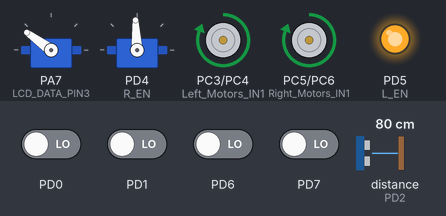
Simulated run of this program. Board: ATmega32, built with avr-gcc and emulated at 16 MHz. Shown: 2 × servo, motor-driver pin pairs drawn as motors (green arrow = first pin HIGH = forward, orange = second pin HIGH = backward, longer = more drive), output pins drawn as LEDs (lit = HIGH). Wiring (inferred from the names in the program): ultrasonic range finder: trigger PD3; echo PD2; servo: signal PA7. Inputs (shaded band) come from the test bench; at power-on: PD0, PD1, PD6, PD7 LOW, distance to the obstacle (sensor on PD2) 80 cm. The echo pulse lasts 58.3 µs per cm; servo pulses on a pin are drawn as a servo (544–2400 µs = 0–180°); pins used as bus, display or sensor lines are not drawn.

Above: at 1.4 s.
1.5 s: distance to the obstacle (sensor on PD2) set to 29 cm
3.0 s: distance to the obstacle (sensor on PD2) set to 24 cm
At 3.8 s:
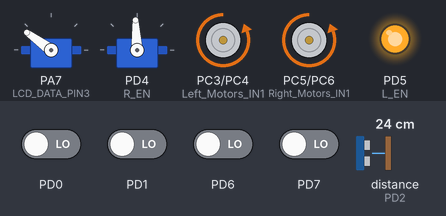
At 5.5 s:
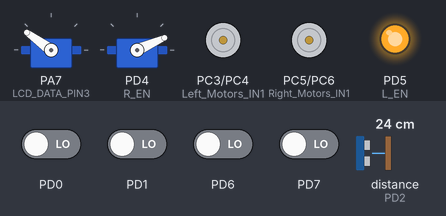
6.0 s: distance to the obstacle (sensor on PD2) set to 35 cm
At 7.5 s:
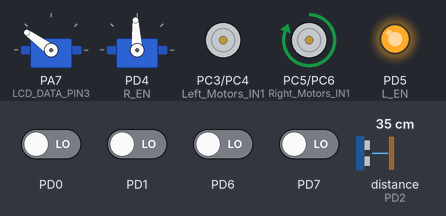
Timing chart, 0 to 9.3 s (numbered marks = the images above; inputs shaded):
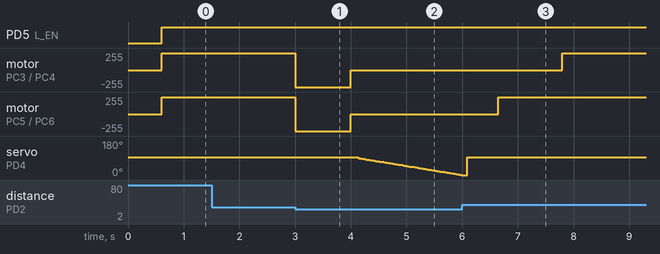

Measured:
- the behaviour switches between 27 and 26 cm on distance to the obstacle (sensor on PD2) (found by bisection; images 0 and 1)
- after the input at 1.5 s, every drawn part: stays the same
- after the input at 3.0 s, motor on PC3 (Left_Motors_IN1) / PC4 (Left_Motors_IN2), motor on PC5 (Right_Motors_IN1) / PC6 (Right_Motors_IN2): forward 255/255 → backward 255/255 at once, → stopped 1.0 s later; servo on PD4 (R_EN): moves from 93° to 0° over 1.9 s, starting after 1.1 s
- after the input at 6.0 s, servo on PD4 (R_EN): goes on until 6.1 s, then stays 93°

The program:

main.c
```c
#define F_CPU 16000000
#include <util/delay.h>

#include "STD_TYPES.h"
#include "BIT_MATH.h"
#include "DIO_interface.h"
#include "LCD-intrface.h"
#include "timer_interface.h"
#include "L293D_intrface.h"
#include "Servo_intrface.h"
#include "Servo_config.h"
#include "Ultra_sonic_intrface.h"
#include "Ultra_sonic_config.h"

int main(void)
{
	// Messages!
	u8 message1[] = "Move To Front";
	u8 message2[] = "Search To Right";
	u8 message3[] = "Search To Left";
	u8 message4[] = "Move To Right1";
	u8 message5[] = "Move To Right2";
	u8 message6[] = "Move To Right3";
	u8 message7[] = "Move To Right4";
	u8 message8[] = "Move To Right5";
	u8 message9[] = "Move To Left1";
	u8 message10[] = "Move To Left2";
	u8 message11[] = "Move To Left3";
	u8 message12[] = "Move To Left4";
	u8 message13[] = "Move To Left5";
	LCD_Diriction();
	LCD_Void_Init();
	timer0_init(); // To Generate Signal For Ultra_Sonic Sensor
	timer1_init(); // To Generate PWM Signal For Car motors(50Hz) and Servo Motor
	Motors_Init();
	Ultra_sonic_init();
	Servo_init();
	u8 Right_Stata,Left_State;
	u16 distance;
    while (1)
    {
		LCD_Clear();
		LCD_Void_Send_Data_String(message1);
		Servo_ResetPositin();
		MoveToFroward();
		Car_Speed(1,1);
		distance = Ultra_Measure_Distance();
		while(Out_of_Range)
		{
			distance = Ultra_Measure_Distance();
		}
		Stop();
		MoveToBack();
		Car_Speed(1,1);
		_delay_ms(1000);
		Stop();
		LCD_Clear();
		LCD_Void_Send_Data_String(message2);
		Right_Stata = Servo_Search_right();
		switch (Right_Stata)
		{
			default: // NOT_Right
				Stop();
				break;

			case First_Right:
				LCD_Clear();
				LCD_Void_Send_Data_String(message4);
				Turn_Right();
				Car_Speed(1,1);
				_delay_ms(100);
				break;

			case Second_Right:
				LCD_Clear();
				LCD_Void_Send_Data_String(message5);
				Turn_Right();
				Car_Speed(1,1);
				_delay_ms(200);
				break;

			case Third_Right:
				LCD_Clear();
				LCD_Void_Send_Data_String(message6);
				Turn_Right();
				Car_Speed(1,1);
				_delay_ms(300);
				break;

			case Fourth_Right:
				LCD_Clear();
				LCD_Void_Send_Data_String(message7);
				Turn_Right();
				Car_Speed(1,1);
				_delay_ms(400);
				break;

			case Sharp_Right:
				LCD_Clear();
				LCD_Void_Send_Data_String(message8);
				Turn_Right();
				Car_Speed(1,1);
				_delay_ms(600);
				break;
		}
		if (Right_Stata == NOT_Right)
		{
			LCD_Clear();
			LCD_Void_Send_Data_String(message3);
			Left_State = Servo_Search_Left();
			switch (Left_State)
			{
				default:
					Stop();
					break;

				case First_Left:
					LCD_Clear();
					LCD_Void_Send_Data_String(message9);
					Turn_Left();
					Car_Speed(1,1);
					_delay_ms(100);
					break;

				case Second_Left:
					LCD_Clear();
					LCD_Void_Send_Data_String(message10);
					Turn_Left();
					Car_Speed(1,1);
					_delay_ms(200);
					break;

				case Third_Left:
					LCD_Clear();
					LCD_Void_Send_Data_String(message11);
					Turn_Left();
					Car_Speed(1,1);
					_delay_ms(300);
					break;

				case Fourth_Left:
					LCD_Clear();
					LCD_Void_Send_Data_String(message12);
					Turn_Left();
					Car_Speed(1,1);
					_delay_ms(400);
					break;

				case Sharp_Left:
					LCD_Clear();
					LCD_Void_Send_Data_String(message13);
					Turn_Left();
					Car_Speed(1,1);
					_delay_ms(600);
					break;
			}
		}
    }
}
```

EER_STATE.h
```c
#define  OK   1
#define  NOK  0
#define  NULL 0
```

GIE_interface.h
```c
/***********************************************************************/
/***********************************************************************/
/********************  Author: Mostafa Abd El-Rasheed      *************************/
/********************  SWC: GIE               *************************/
/********************  LAYER: MCAL             *************************/
/********************  VERSION: 1.0            *************************/
/********************  DATE: 3/10/2024         *************************/
/***********************************************************************/
/***********************************************************************/

#ifndef _GIE_INTERFACE_H_
#define _GIE_INTERFACE_H_

void GIE_Enable(void);
void GIE_Disable(void);


#endif
```

GIE_program.c
```c
#include "STD_TYPES.h"
#include "BIT_MATH.h"
#include "EER_STATE.h"
#include "GIE_register.h"
#include "GIE_interface.h"

void GIE_Enable(void)
{
	SET_BIT(SREG,7);
}
void GIE_Disable(void)
{
	CLR_BIT(SREG,7);
}
```

L293D_intrface.h
```c
#ifndef _L293D_Interface_H_
#define _L293D_Interface_H_

void MoveToFroward();
void MoveToBack();
void Turn_Right();
void Turn_Left();
void Stop();
void Motors_Init();
void Car_Speed(f32 LeftMotors_speed,f32 RightMotors_speed);

#endif
```

L293D_program.c
```c
#define F_CPU 16000000
#include <util/delay.h>
#include "STD_TYPES.h"
#include "BIT_MATH.h"
#include "EER_STATE.h"

#include "DIO_interface.h"
#include "L293D_config.h"
#include "timer_interface.h"

void Motors_Init(){
	DIO_u8setPinDirection(DIO_PORTD,L_EN,DIO_PIN_OUTPUT);
	DIO_u8setPinDirection(DIO_PORTD,R_EN,DIO_PIN_OUTPUT);
	// Directions For Motor 1
	DIO_u8setPinDirection(Left_Motors_Port,Left_Motors_IN1,DIO_PIN_OUTPUT);
	DIO_u8setPinDirection(Left_Motors_Port,Left_Motors_IN2,DIO_PIN_OUTPUT);
	// Directions For Motor 2
	DIO_u8setPinDirection(Right_Motors_Port,Right_Motors_IN1,DIO_PIN_OUTPUT);
	DIO_u8setPinDirection(Right_Motors_Port,Right_Motors_IN2,DIO_PIN_OUTPUT);
}
void MoveToFroward(){
	// Control On Motor1
	DIO_u8setPinValue(Left_Motors_Port,Left_Motors_IN1,DIO_PIN_HIGH);
	DIO_u8setPinValue(Left_Motors_Port,Left_Motors_IN2,DIO_PIN_LOW);
	// Control On Motor2
	DIO_u8setPinValue(Right_Motors_Port,Right_Motors_IN1,DIO_PIN_HIGH);
	DIO_u8setPinValue(Right_Motors_Port,Right_Motors_IN2,DIO_PIN_LOW);

}
void Car_Speed(f32 LeftMotors_speed,f32 RightMotors_speed){
	SET_Timer1_OCR1A(LeftMotors_speed*39999);
	SET_Timer1_OCR1B(RightMotors_speed*39999);
}
void MoveToBack(){
	// Control On Motor1
	DIO_u8setPinValue(Left_Motors_Port,Left_Motors_IN1,DIO_PIN_LOW);
	DIO_u8setPinValue(Left_Motors_Port,Left_Motors_IN2,DIO_PIN_HIGH);
	// Control On Motor2
	DIO_u8setPinValue(Right_Motors_Port,Right_Motors_IN1,DIO_PIN_LOW);
	DIO_u8setPinValue(Right_Motors_Port,Right_Motors_IN2,DIO_PIN_HIGH);
}
void Turn_Left(){
	// Control On Motor1 (Move Forward)
	DIO_u8setPinValue(Left_Motors_Port,Left_Motors_IN1,DIO_PIN_HIGH);
	DIO_u8setPinValue(Left_Motors_Port,Left_Motors_IN2,DIO_PIN_LOW);
	// Control On Motor2 (Move Forward)
	DIO_u8setPinValue(Right_Motors_Port,Right_Motors_IN1,DIO_PIN_LOW);
	DIO_u8setPinValue(Right_Motors_Port,Right_Motors_IN2,DIO_PIN_LOW);
}
void Turn_Right(){
	// Control On Motor1 (Stop)
	DIO_u8setPinValue(Left_Motors_Port,Left_Motors_IN1,DIO_PIN_LOW);
	DIO_u8setPinValue(Left_Motors_Port,Left_Motors_IN2,DIO_PIN_LOW);
	// Control On Motor2 (Stop)
	DIO_u8setPinValue(Right_Motors_Port,Right_Motors_IN1,DIO_PIN_HIGH);
	DIO_u8setPinValue(Right_Motors_Port,Right_Motors_IN2,DIO_PIN_LOW);
}
void Stop(){
	// Control On Motor1
	DIO_u8setPinValue(Left_Motors_Port,Left_Motors_IN1,DIO_PIN_LOW);
	DIO_u8setPinValue(Left_Motors_Port,Left_Motors_IN2,DIO_PIN_LOW);
	// Control On Motor2
	DIO_u8setPinValue(Right_Motors_Port,Right_Motors_IN1,DIO_PIN_LOW);
	DIO_u8setPinValue(Right_Motors_Port,Right_Motors_IN2,DIO_PIN_LOW);
}
```

Servo_intrface.h
```c
#ifndef _Servo_Interface_H_
#define _Servo_Interface_H_

void Servo_init();
u8 Servo_Search_Left();
u8 Servo_Search_right();
void Servo_ResetPositin();
#endif
```

Servo_program.c
```c
#define F_CPU 16000000
#include <util/delay.h>
#include "STD_TYPES.h"
#include "DIO_interface.h"
#include "timer_register.h"
#include "timer_interface.h"
#include "Servo_config.h"
#include "Ultra_sonic_intrface.h"
#include "Ultra_sonic_config.h"

void Servo_init()
{
	DIO_u8setPinDirection(Servo_port,Servo_pin,DIO_PIN_OUTPUT);
}
void Servo_ResetPositin(){

	SET_Timer1_OCR1B(3000);
	_delay_ms(500);
}
u8 Servo_Search_Left()
{
	u16 i,distance = 0,copy_LeftState = NOT_Left;

	for (i = 3000; i <= 5000; i++)
	{
		SET_Timer1_OCR1B(i);
		_delay_ms(1);  // Adjusted delay for smoother motion

		// Times Of Measure Distance!
		if (i == 3400 || i == 3800 || i == 4200 || i == 4600 || i == 5000)
		{
			distance = Ultra_Measure_Distance();
		}
		// Check Availability
		if (Out_of_Range && i == 3400)
		{
			copy_LeftState = First_Left;
		}
		if (Out_of_Range && i == 3800)
		{
			copy_LeftState = Second_Left;
		}
		if (Out_of_Range && i == 4200)
		{
			copy_LeftState = Third_Left;
		}
		if (Out_of_Range && i == 4600)
		{
			copy_LeftState = Fourth_Left;
		}
		if (Out_of_Range && i == 5000)
		{
			copy_LeftState = Sharp_Left;
		}
	}
	Servo_ResetPositin();
	return copy_LeftState;
}
u8 Servo_Search_right(){
	u16 i,distance = 0,copy_RightState = NOT_Right;
	for (i = 3000; i >= 1000; i--)
	{
		SET_Timer1_OCR1B(i);
		_delay_ms(1);  // Adjusted delay for smoother motion

		// Times Of Measure Distance!
		if (i == 2600 || i == 2200 || i == 1800 || i == 1400 || i == 1000)
		{
			distance = Ultra_Measure_Distance();
		}
		// Check Availability
		if (Out_of_Range && i == 2600)
		{
			copy_RightState = First_Right;
		}
		if (Out_of_Range && i == 2200)
		{
			copy_RightState = Second_Right;
		}
		if (Out_of_Range && i == 1800)
		{
			copy_RightState = Third_Right;
		}
		if (Out_of_Range && i == 1400)
		{
			copy_RightState = Fourth_Right;
		}
		if (Out_of_Range && i == 1000)
		{
			copy_RightState = Sharp_Right;
		}
	}
	Servo_ResetPositin();
	return copy_RightState;
}
```

Ultra_sonic_intrface.h
```c
#ifndef _Ultra_sonic_Interface_H_
#define _Ultra_sonic_Interface_H_

void Ultra_sonic_init();
u16 Ultra_Measure_Distance();

#endif
```

Ultra_sonic_program.c
```c
#define F_CPU 16000000UL
#include <util/delay.h>
#include "STD_TYPES.h"
#include "DIO_interface.h"
#include "timer_register.h"
#include "timer_interface.h"
#include "Ultra_sonic_config.h"
#include "Ultra_sonic_intrface.h"
#include "Servo_private.h"
extern u16 overflow_count;

void Ultra_sonic_init()
{
	DIO_u8setPinDirection(TRIG_Port,TRIG_PIN,DIO_PIN_OUTPUT);
	DIO_u8setPinDirection(ECHO_Port,ECHO_PIN,DIO_PIN_INPUT);
}
static void Ultra_SendPulse()
{
	DIO_u8setPinValue(TRIG_Port,TRIG_PIN,DIO_PIN_LOW);
	_delay_us(2);
	DIO_u8setPinValue(TRIG_Port,TRIG_PIN,DIO_PIN_HIGH);
	_delay_us(10);
	DIO_u8setPinValue(TRIG_Port,TRIG_PIN,DIO_PIN_LOW);
}
static u16 Ultra_Measure_Pulse_Width()
{
	u16 pulse_width = 0;
	u8 ECHO_State = 0 ; // Low
	overflow_count = 0;
	// Wait for Echo pin to go HIGH
	while (!ECHO_State)
	{
		DIO_u8getPinValue(ECHO_Port,ECHO_PIN,&ECHO_State);
	}
	Timer0_Start();
	// Wait for Echo pin to go LOW
	while (ECHO_State)
	{
		DIO_u8getPinValue(ECHO_Port,ECHO_PIN,&ECHO_State);
	}
	Timer0_Stop();
	pulse_width = (overflow_count * 256) + TCNT0;
	return pulse_width * 4; // Pulse width in µs
}
u16 Ultra_Measure_Distance(){
	u16 distance = 0;
	Ultra_SendPulse();
	u16 pulse_width = Ultra_Measure_Pulse_Width();
	// Convert pulse width to distance in cm
	distance = (pulse_width * 0.0343) / 2;
	return distance;
}
```

timer_interface.h
```c
/***********************************************************************/
/***********************************************************************/
/********************  Author: Mostafa Abd El-Rasheed      *************************/
/********************  SWC: TIMER               *************************/
/********************  LAYER: MCAL             *************************/
/********************  VERSION: 1.0            *************************/
/********************  DATE: 15/10/2024         *************************/
/***********************************************************************/
/***********************************************************************/

#ifndef _timer_INTERFACE_H_
#define _timer_INTERFACE_H_

void timer0_init(void);
void SET_Timer0_compareValue(u8);
void Timer0_Start();
void Timer0_Stop();
void timer1_init(void);
void SET_Timer1_OCR1B(u16);
void SET_Timer1_OCR1A(u16);


#endif
```

timer_program.c
```c
#include "STD_TYPES.h"
#include "BIT_MATH.h"
#include "EER_STATE.h"
#include "timer_register.h"
#include "timer_interface.h"
#include "timer_private.h"
#include "timer_config.h"
#include "GIE_interface.h"

volatile u16 overflow_count = 0;

void timer0_init(void)
{
	#if timer0_wave_generation_mode == CTC
	SET_BIT(TCCR0,3);
	CLR_BIT(TCCR0,6);
	#elif timer0_wave_generation_mode == NORMAL
 	CLR_BIT(TCCR0,3);
 	CLR_BIT(TCCR0,6);
	#elif timer0_wave_generation_mode == PWM
	 CLR_BIT(TCCR0,3);
	 SET_BIT(TCCR0,6);
	 CLR_BIT(TCCR0,7);
	#elif timer0_wave_generation_mode == FAST_PWM
	SET_BIT(TCCR0,3);
	SET_BIT(TCCR0,6);
	CLR_BIT(TCCR0,7);
	#endif

 	#if timer0_hardware_action == normal
 	CLR_BIT(TCCR0,4);
 	CLR_BIT(TCCR0,5);
 	#elif timer0_hardware_action == toggle
 	SET_BIT(TCCR0,4);
 	CLR_BIT(TCCR0,5);
 	#elif timer0_hardware_action == clear //(non-inverting mode) for PWM or Fast
 	CLR_BIT(TCCR0,4);
 	SET_BIT(TCCR0,5);
 	#elif timer0_hardware_action == set // (inverting mode) for PWM or Fast
 	SET_BIT(TCCR0,4);
 	SET_BIT(TCCR0,5);
 	#endif
	// Enable Interrupt
	SET_BIT(TIMSK,1);
	// Enable Global Interrupts
	GIE_Enable();
	OCR0 = 255;
}
void Timer0_Start() {
	TCNT0 = 0; // Reset Timer Counter
	overflow_count = 0; // Reset overflow count

	// PreScaler  (Start Timer)
	CLR_BIT(TCCR0,0);
	CLR_BIT(TCCR0,1);
	CLR_BIT(TCCR0,2);
    TCCR0 |= timer0_prescalar;
}
void Timer0_Stop() {
	TCCR0 = 0x00; // Stop the timer by clearing the PreScaler
}
void SET_Timer0_compareValue(u8 value)
{
		OCR0 = value;
}
void __vector_10(void) __attribute__((signal)); // Declare the interrupt function with the signal attribute
void __vector_10(void)
{
	overflow_count++;
}
void timer1_init(void)
{

	#if timer1_wave_generation_mode == CTC
	CLR_BIT(TCCR1A,0);
	CLR_BIT(TCCR1A,1);
	SET_BIT(TCCR1B,3);
	CLR_BIT(TCCR1B,4);
	#elif timer1_wave_generation_mode == NORMAL
	CLR_BIT(TCCR1B,0);
	CLR_BIT(TCCR1B,1);
	CLR_BIT(TCCR1B,3);
	CLR_BIT(TCCR1B,4);
	#elif timer1_wave_generation_mode == PWM
	SET_BIT(TCCR1A,0);
	CLR_BIT(TCCR1A,1);
	CLR_BIT(TCCR1B,3);
	SET_BIT(TCCR1B,4);
	// Force Output Compare
	CLR_BIT(TCCR1A,2);
	CLR_BIT(TCCR1A,3);
	#elif timer1_wave_generation_mode == FAST_PWM
	CLR_BIT(TCCR1A,0);
	SET_BIT (TCCR1A,1);
	SET_BIT(TCCR1B,3);
	SET_BIT(TCCR1B,4);
	// Force Output Compare
	CLR_BIT(TCCR1A,2);
	CLR_BIT(TCCR1A,3);
	#endif

	#if timer1_hardware_action == normal
	// for PIN_A
	CLR_BIT(TCCR1A,6);
	CLR_BIT(TCCR1A,7);
	// for PIN_B
	CLR_BIT(TCCR1A,4);
	CLR_BIT(TCCR1A,5);
	#elif timer1_hardware_action == toggle
	// for PIN_A
	SET_BIT(TCCR1A,6);
	CLR_BIT(TCCR1A,7);
	// for PIN_B
	SET_BIT(TCCR1A,4);
	CLR_BIT(TCCR1A,5);
	#elif timer1_hardware_action == clear //(non-inverting mode) for PWM or Fast PWM
	// for PIN_A
	CLR_BIT(TCCR1A,6);
	SET_BIT(TCCR1A,7);
	// for PIN_B
	CLR_BIT(TCCR1A,4);
	SET_BIT(TCCR1A,5);
	#elif timer1_hardware_action == set // (inverting mode) for PWM or Fast PWM
	// for PIN_A
	SET_BIT(TCCR1A,6);
	SET_BIT(TCCR1A,7);
	// for PIN_B
	SET_BIT(TCCR1A,4);
	SET_BIT(TCCR1A,5);
	#endif

	//  Input Capture Noise Canceler
	SET_BIT(TCCR1B,7);

	// prescalar
	CLR_BIT(TCCR1B,0);
	CLR_BIT(TCCR1B,1);
	CLR_BIT(TCCR1B,2);
	TCCR1B |= timer1_prescalar;
	// Input Capture Register (Top Value)
	ICR1 = 39999  ;

}
void SET_Timer1_OCR1B(u16 value)
{
	OCR1B = value;
}
void SET_Timer1_OCR1A(u16 value)
{
	OCR1A = value;
}
```

L293D_config.h
```c
#ifndef _L293D_CONFIG_H_
#define _L293D_CONFIG_H_


#define R_EN     DIO_PIN_4 // control on speed for Right motors
#define L_EN     DIO_PIN_5 // control on speed for left motors

// Define motors pins
#define Left_Motors_Port   DIO_PORTC
#define Right_Motors_Port  DIO_PORTC

#define Left_Motors_IN1    DIO_PIN_3
#define Left_Motors_IN2    DIO_PIN_4

#define Right_Motors_IN1   DIO_PIN_5
#define Right_Motors_IN2   DIO_PIN_6
#endif
```

LCD-config.h
```c
#ifndef _LCD_CONFIG_H_
#define _LCD_CONFIG_H_
// LCD_8BIT_MODE
//LCD_4BIT_MODE

#define LCD_MODE LCD_4BIT_MODE

#define LCD_Data_Port DIO_PORTA
#define LCD_Ctrl_port DIO_PORTB
#define LCD_Ctrl_Pin_RS DIO_PIN_1
#define LCD_Ctrl_Pin_RW DIO_PIN_2
#define LCD_Ctrl_Pin_E DIO_PIN_3

#if LCD_MODE == LCD_4BIT_MODE
#define LCD_DATA_PIN0 DIO_PIN_4
#define LCD_DATA_PIN1 DIO_PIN_5
#define LCD_DATA_PIN2 DIO_PIN_6
#define LCD_DATA_PIN3 DIO_PIN_7

#endif
#endif
```

Servo_config.h
```c
#ifndef _Servo_CONFIG_H_
#define _Servo_CONFIG_H_

#define Servo_port DIO_PORTD
#define Servo_pin  DIO_PIN_4

#define First_Left     0
#define Second_Left    1
#define Third_Left     2
#define Fourth_Left    3
#define Sharp_Left     4
#define NOT_Left       5

#define First_Right    6
#define Second_Right   7
#define Third_Right    8
#define Fourth_Right   9
#define Sharp_Right    10
#define NOT_Right      11

#endif
```

Ultra_sonic_config.h
```c
#ifndef _Ultra_sonic_CONFIG_H_
#define _Ultra_sonic_CONFIG_H_


#define TRIG_PIN DIO_PIN_3
#define ECHO_PIN DIO_PIN_2

#define TRIG_Port DIO_PORTD
#define ECHO_Port DIO_PORTD

#define Max_Distance 25

#define Out_of_Range !( distance <= Max_Distance)

#endif
```

timer_config.h
```c
/***********************************************************************/
/***********************************************************************/
/********************  Author: Mostafa Abd El-Rasheed      *************************/
/********************  SWC: Timer               *************************/
/********************  LAYER: MCAL             *************************/
/********************  VERSION: 1.0            *************************/
/********************  DATE: 15/10/2024         *************************/
/***********************************************************************/
/***********************************************************************/

#ifndef _timer_CONFIG_H_
#define _timer_CONFIG_H_

/*
CTC
NORMAL
PMW
FAST_PWM

*/
#define timer0_wave_generation_mode CTC
#define timer1_wave_generation_mode FAST_PWM

/*
prscalar_0
prscalar_1
prscalar_8
prscalar_64
prscalar_256
prscalar_1024
*/
#define timer0_prescalar prescalar_64
#define timer1_prescalar prescalar_8

/*
normal
toggle
clear
set
*/
#define timer0_hardware_action normal
#define timer1_hardware_action clear

#endif
```

LCD-intrface.h
```c
#ifndef _LCD_Interface_H_
#define _LCD_Interface_H_

void LCD_Void_Send_Commaned(u8 Copy_U8_Commaned);
void LCD_Void_Init(void);
void LCD_Void_Send_Data(u8 Copy_U8_Message);
void LCD_Void_Send_Data_String(u8 Copy_U8_Message[]);
void LCD_voidSpecificPosition(u8 copy_u8Row, u8 copy_u8colomn);
void LCD_Diriction(void);
void LCD_Clear();

#endif
```

BIT_MATH.h
```c
#ifndef BIT_MATH_H_
#define BIT_MATH_H_

#define SET_BIT(REG,BIT_NUM)    REG|=(1<<BIT_NUM)
#define CLR_BIT(REG,BIT_NUM)    REG&=(~(1<<BIT_NUM))
#define TOG_BIT(REG,BIT_NUM)    REG^=(1<<BIT_NUM)
#define GET_BIT(REG,BIT_NUM)    ((REG>>BIT_NUM)&1)

#endif
```

Source omitted: LCD-program.c (3020 bytes), DIO_config.h (731 bytes), DIO_interface.h (1782 bytes), DIO_private.h (733 bytes), DIO_program.c (3850 bytes), DIO_register.h (1222 bytes), GIE_register.h (777 bytes), LCD-private.h (183 bytes), STD_TYPES.h (325 bytes), Servo_private.h (63 bytes), timer_private.h (1033 bytes), timer_register.h (1169 bytes)
